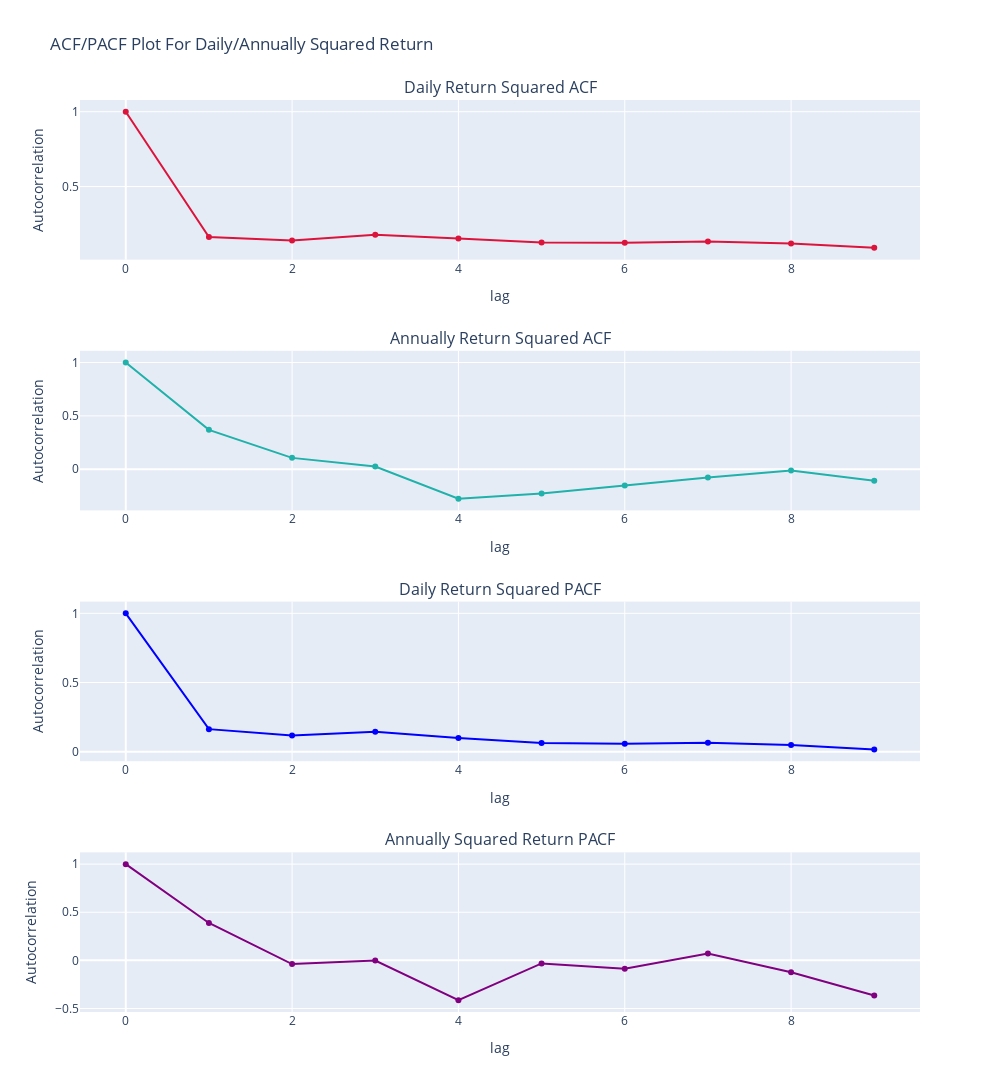

Notebook source saved alongside this figure:
### Code cell
fig = make_subplots(rows=4, cols=1,
                   subplot_titles=("Daily Return Squared ACF", "Annually Return Squared ACF", 
                                   "Daily Return Squared PACF", "Annually Squared Return PACF"),
                    vertical_spacing=0.1)
fig.append_trace(go.Scatter(x = np.arange(10), y=daily_squared_lag_acf, line_color="crimson",
                           ),row=1,col=1,)
fig.append_trace(go.Scatter(x = np.arange(10), y=annually_squared_lag_acf, line_color="lightseagreen",
                           ),row=2,col=1)
fig.append_trace(go.Scatter(x = np.arange(10), y=daily_squared_lag_pacf, line_color="blue",
                           ),row=3,col=1)
fig.append_trace(go.Scatter(x = np.arange(10), y=annually_squared_lag_pacf, line_color="purple",
                           ),row=4,col=1)

fig.update_xaxes(title_text="lag", row=1, col=1)
fig.update_xaxes(title_text="lag", row=2, col=1)
fig.update_xaxes(title_text="lag", row=3, col=1)
fig.update_xaxes(title_text="lag", row=4, col=1)
fig.update_yaxes(title_text="Autocorrelation", row=1, col=1)
fig.update_yaxes(title_text="Autocorrelation", row=2, col=1)
fig.update_yaxes(title_text="Autocorrelation", row=3, col=1)
fig.update_yaxes(title_text="Autocorrelation", row=4, col=1)
fig.update_layout(
    title="ACF/PACF Plot For Daily/Annually Squared Return",
    )
fig.update_layout(height=1200, width=1000,
                  showlegend = False)
fig.show()

### Figure 1 — Plotly figure (JSON) as saved in the notebook; plotly's stock layout.template omitted (floating-point values rounded to 4 significant figures)
{"data": [{"line": {"color": "crimson"}, "type": "scatter", "x": [0, 1, 2, 3, 4, 5, 6, 7, 8, 9], "xaxis": "x", "y": [1, 0.1628, 0.1398, 0.1775, 0.1527, 0.1262, 0.1235, 0.1319, 0.12, 0.09009, 0.1535], "yaxis": "y"}, {"line": {"color": "lightseagreen"}, "type": "scatter", "x": [0, 1, 2, 3, 4, 5, 6, 7, 8, 9], "xaxis": "x2", "y": [1, 0.3691, 0.1067, 0.02627, -0.2755, -0.2279, -0.1527, -0.07644, -0.01123, -0.1082, -0.1214], "yaxis": "y2"}, {"line": {"color": "blue"}, "type": "scatter", "x": [0, 1, 2, 3, 4, 5, 6, 7, 8, 9], "xaxis": "x3", "y": [1, 0.1629, 0.1164, 0.1442, 0.09929, 0.06364, 0.05684, 0.06394, 0.04911, 0.0161, 0.08842], "yaxis": "y3"}, {"line": {"color": "purple"}, "type": "scatter", "x": [0, 1, 2, 3, 4, 5, 6, 7, 8, 9], "xaxis": "x4", "y": [1, 0.3885, -0.03812, -0.00248, -0.4146, -0.03155, -0.08737, 0.07023, -0.1244, -0.3647, -0.2996], "yaxis": "y4"}], "layout": {"annotations": [{"font": {"size": 16}, "showarrow": false, "text": "Daily Return Squared ACF", "x": 0.5, "xanchor": "center", "xref": "paper", "y": 1, "yanchor": "bottom", "yref": "paper"}, {"font": {"size": 16}, "showarrow": false, "text": "Annually Return Squared ACF", "x": 0.5, "xanchor": "center", "xref": "paper", "y": 0.725, "yanchor": "bottom", "yref": "paper"}, {"font": {"size": 16}, "showarrow": false, "text": "Daily Return Squared PACF", "x": 0.5, "xanchor": "center", "xref": "paper", "y": 0.45, "yanchor": "bottom", "yref": "paper"}, {"font": {"size": 16}, "showarrow": false, "text": "Annually Squared Return PACF", "x": 0.5, "xanchor": "center", "xref": "paper", "y": 0.175, "yanchor": "bottom", "yref": "paper"}], "height": 1200, "showlegend": false, "title": {"text": "ACF/PACF Plot For Daily/Annually Squared Return"}, "width": 1000, "xaxis": {"anchor": "y", "domain": [0, 1], "title": {"text": "lag"}}, "xaxis2": {"anchor": "y2", "domain": [0, 1], "title": {"text": "lag"}}, "xaxis3": {"anchor": "y3", "domain": [0, 1], "title": {"text": "lag"}}, "xaxis4": {"anchor": "y4", "domain": [0, 1], "title": {"text": "lag"}}, "yaxis": {"anchor": "x", "domain": [0.825, 1], "title": {"text": "Autocorrelation"}}, "yaxis2": {"anchor": "x2", "domain": [0.55, 0.725], "title": {"text": "Autocorrelation"}}, "yaxis3": {"anchor": "x3", "domain": [0.275, 0.45], "title": {"text": "Autocorrelation"}}, "yaxis4": {"anchor": "x4", "domain": [0, 0.175], "title": {"text": "Autocorrelation"}}}}
